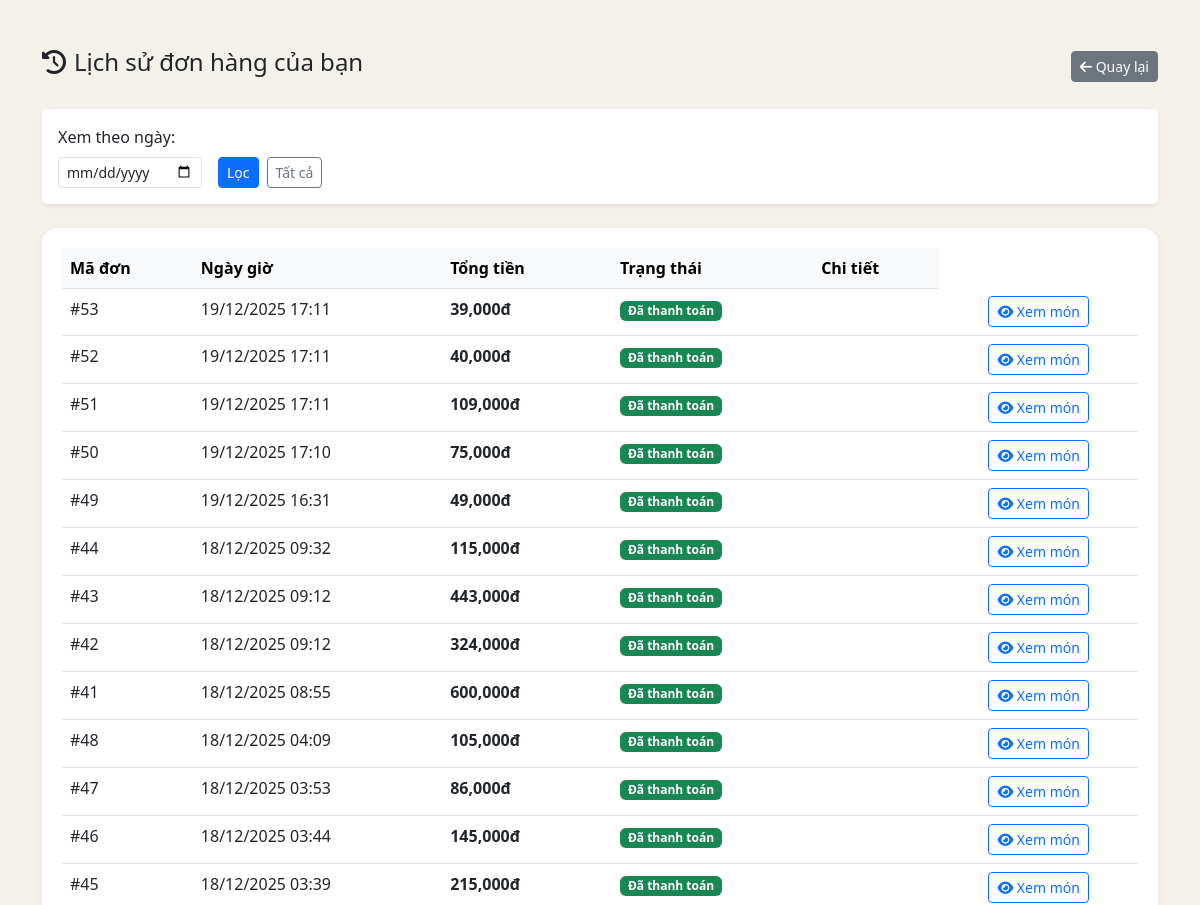
Before: /pos/history.php (signed in, upper part) with the older database file.
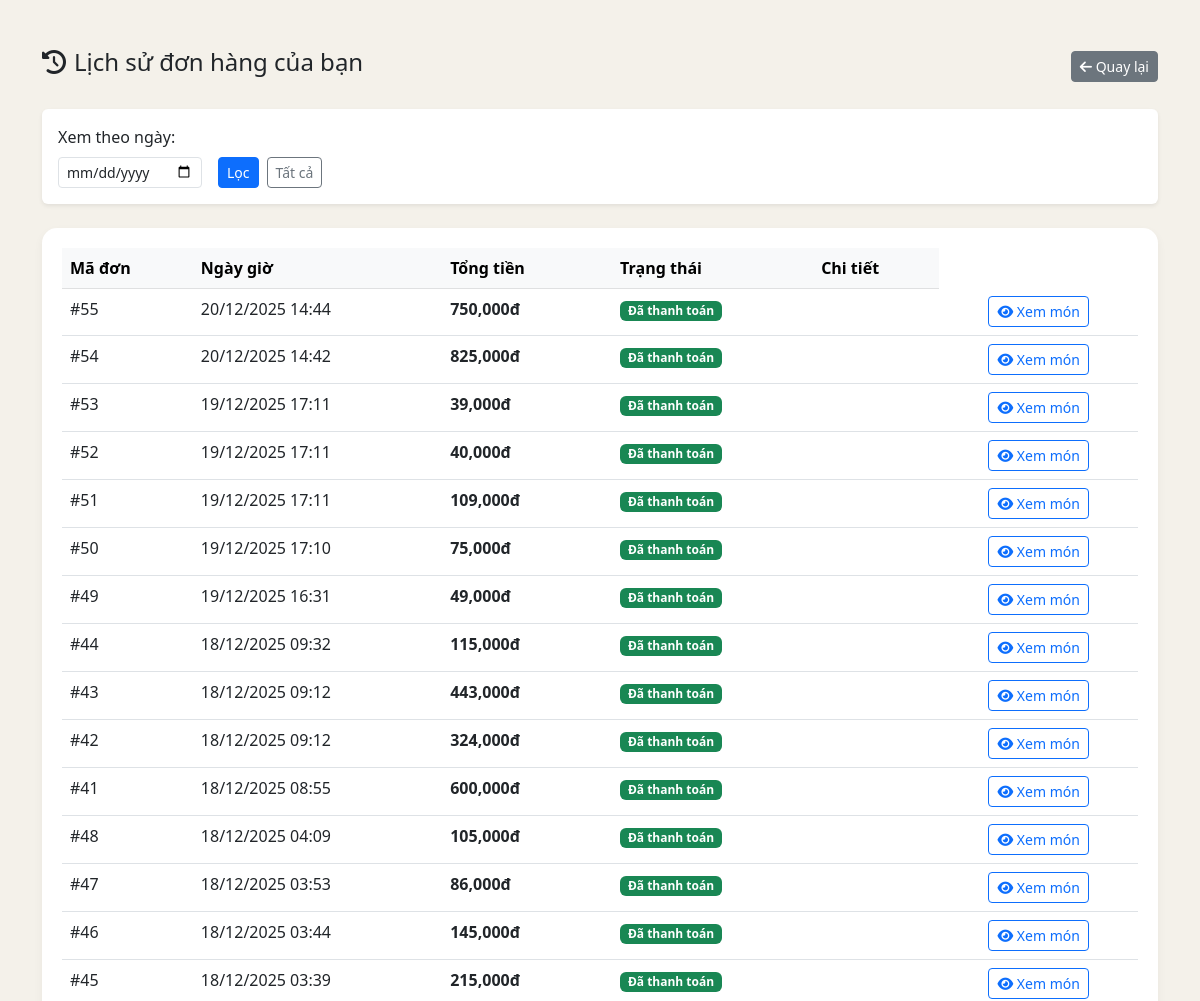
After: the same page with the newer database file.
### tables this page shows
CREATE TABLE `orders` (
  `id` int(11) NOT NULL,
  `user_id` int(11) NOT NULL DEFAULT 1,
  `order_date` datetime NOT NULL DEFAULT current_timestamp(),
  `total_price` int(11) NOT NULL,
  `status` varchar(255) NOT NULL DEFAULT 'not_paid'
);

### pos/history.php (the view, shortened to what this page needs)
<?php
global $mysqli;
$user_id = $_SESSION['user_id'];
$filter_date = isset($_GET['date']) ? $_GET['date'] : '';
$where_clause = "WHERE user_id = $user_id";
$query = "SELECT * FROM orders $where_clause ORDER BY order_date DESC";
$result = $mysqli->query($query);
?>
<!DOCTYPE html>
<html lang="vi">
<head>
    <link href="https://cdn.jsdelivr.net/npm/bootstrap@5.3.0/dist/css/bootstrap.min.css" rel="stylesheet">
    <link rel="stylesheet" href="https://cdnjs.cloudflare.com/ajax/libs/font-awesome/6.4.0/css/all.min.css">
</head>
<body>
<div class="container py-5">
    <div class="d-flex justify-content-between align-items-center mb-4">
        <h4><i class="fa-solid fa-clock-rotate-left me-2"></i>Lịch sử đơn hàng của bạn</h4>
        <a href="index.php" class="btn btn-secondary btn-sm"><i class="fa-solid fa-arrow-left"></i> Quay lại</a>
    </div>
    <div class="card mb-4 border-0 shadow-sm">
        <div class="card-body">
            <form class="row g-3" method="GET">
                <div class="col-auto">
                    <label class="form-label">Xem theo ngày:</label>
                    <input type="date" name="date" class="form-control form-control-sm" value="<?= $filter_date ?>">
                </div>
                <div class="col-auto d-flex align-items-end">
                    <button type="submit" class="btn btn-primary btn-sm me-2">Lọc</button>
                    <a href="history.php" class="btn btn-outline-secondary btn-sm">Tất cả</a>
                </div>
            </form>
        </div>
    </div>
    <div class="table-container">
        <table class="table table-hover">
            <thead class="table-light">
                <tr>
                    <th>Mã đơn</th>
                    <th>Ngày giờ</th>
                    <th>Tổng tiền</th>
                    <th>Trạng thái</th>
                    <th>Chi tiết</th>
                </tr>
            </thead>
            <tbody>
                <?php if ($result->num_rows > 0): ?>
                    <?php while($row = $result->fetch_assoc()): ?>
                    <tr>
                        <td>#<?= $row['id'] ?></td>
                        <td><?= date('d/m/Y H:i', strtotime($row['order_date'])) ?></td>
                        <td class="fw-bold"><?= number_format($row['total_price']) ?>đ</td>
                        <td><span class="badge bg-success">Đã thanh toán</span></td>
                        <td>
                            <td class="text-center">
    <button class="btn btn-sm btn-outline-primary btn-view-detail"
            data-id="<?= $row['id'] ?>">
        <i class="fa-solid fa-eye"></i> Xem món
    </button>
</td>
                        </td>
                    </tr>
                    <?php endwhile; ?>
                <?php else: ?>
                    <tr><td colspan="5" class="text-center text-muted">Bạn chưa có đơn hàng nào trong ngày này.</td></tr>
                <?php endif; ?>
            </tbody>
        </table>
    </div>
</div>
</body>
</html>

Changed rows visible on the page:
added orders: id "55", order_date "20/12/2025 14:44", total_price "750,000"
added orders: id "54", order_date "20/12/2025 14:42", total_price "825,000"
